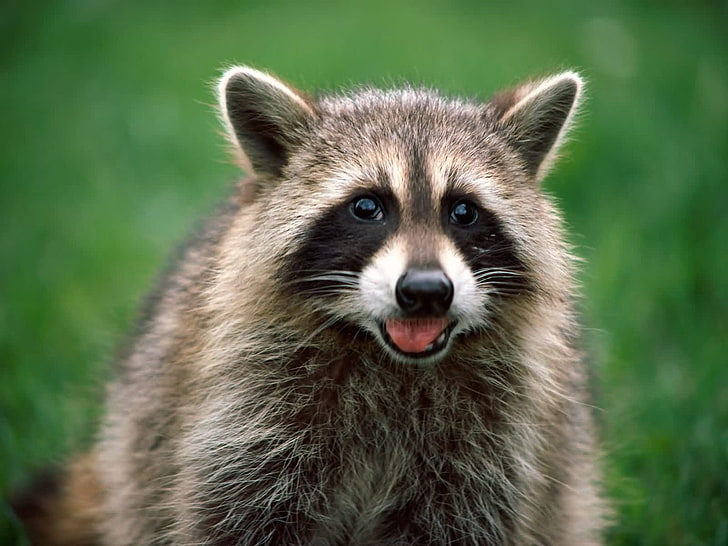
#> input picture Data/racoon.jpg, 728 x 546 px
$ python crop.py
#> lines starting #> are read from the running program, lines starting #| are printed output that depends on the picture
# crop

import os
import cv2

img = cv2.imread(os.path.join('.', 'Data', 'racoon.jpg'))
#> img is the input picture: shape (546, 728, 3); mean B, G, R 74.9, 108.3, 90.1

print(img.shape)
#| (546, 728, 3)

cropped_img = img[120:840, 320:940]
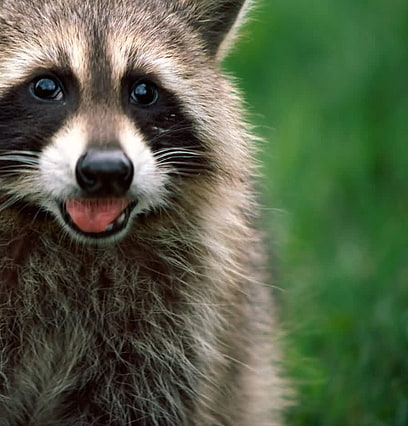
#> cropped_img: shape (426, 408, 3); mean B, G, R 71.5, 96.9, 85.7

cv2.imshow('img', img)
cv2.imshow('cropped_img', cropped_img)
cv2.waitKey(0)

$ run again, with Data/basketball-player.jpg copied over Data/racoon.jpg
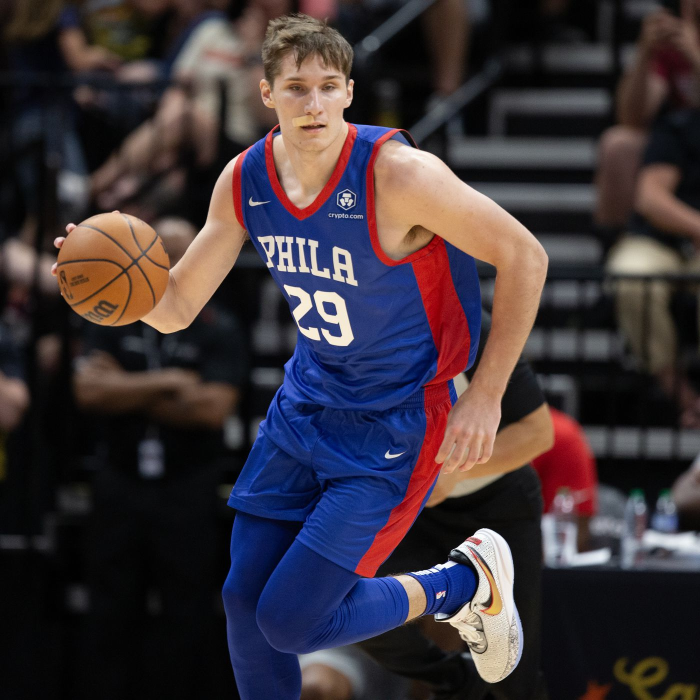
#> input picture Data/basketball-player.jpg, 1400 x 1400 px (shown at 1/2 size)
#> img is the input picture: shape (1400, 1400, 3); mean B, G, R 57.8, 52, 61.4
#| (1400, 1400, 3)
#> `cropped_img = img[120:840, 320:940]`:
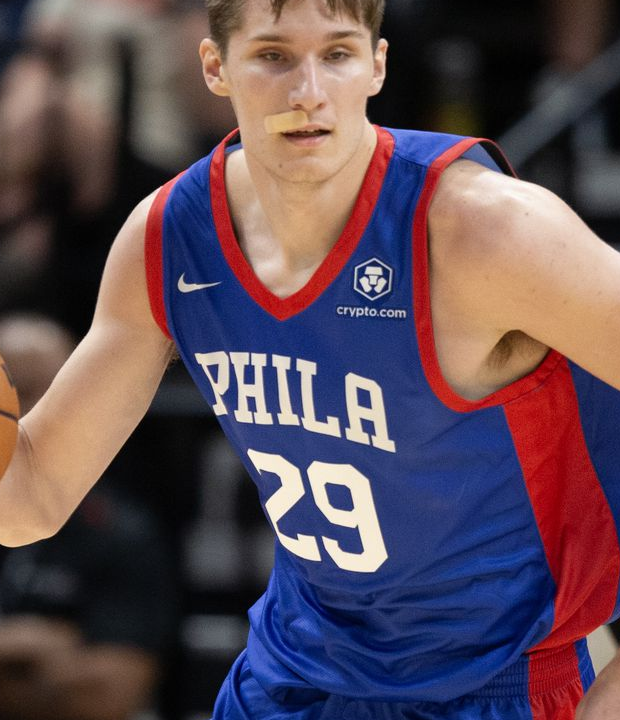
#> cropped_img: shape (720, 620, 3); mean B, G, R 85.2, 75.2, 93.7

$ run again, with Data/bear.jpg copied over Data/racoon.jpg
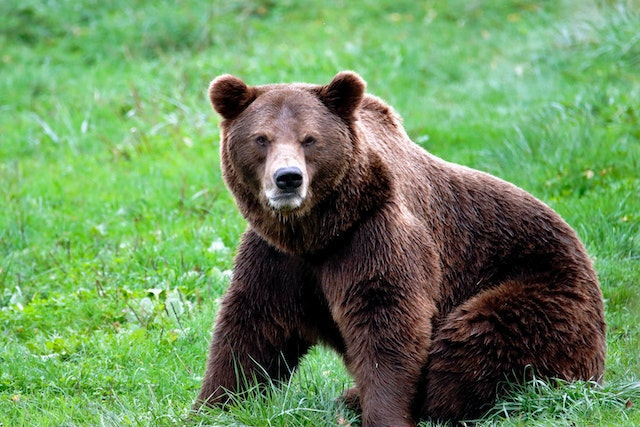
#> input picture Data/bear.jpg, 640 x 427 px
#> img is the input picture: shape (427, 640, 3); mean B, G, R 91.8, 141.6, 106.1
#| (427, 640, 3)
#> `cropped_img = img[120:840, 320:940]`:
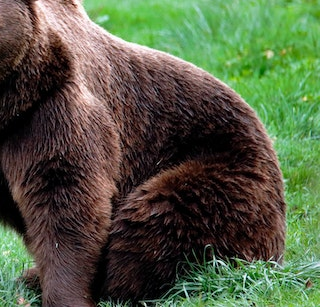
#> cropped_img: shape (307, 320, 3); mean B, G, R 66.3, 91.3, 82.6
